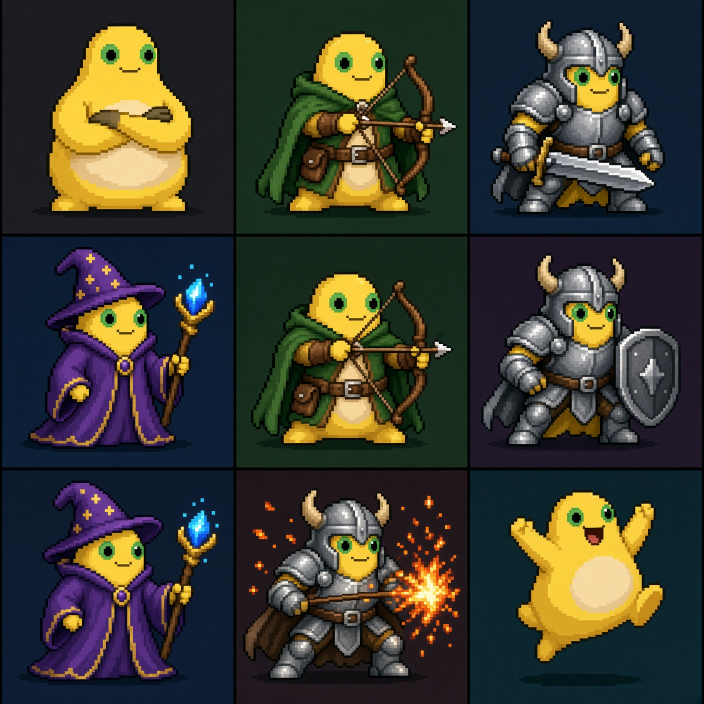
#> input picture tools/hero-reference.jpg, 1408 x 1408 px (shown at 1/2 size); its folder holds only this picture in this run
$ python -i render.py   (imports and definitions only)
#> lines starting #> are read from the running program, lines starting #| are printed output that depends on the picture
#!/usr/bin/env python3
"""
把 capture.ts 导出的帧数据（JSON：精灵 / 文本列表）渲染成 PNG。

用法：
    python3 render.py <帧目录> <输出目录> [--scale 1.5]
帧目录中需要有 atlas.raw / rects.json（由 capture.ts 一并导出）。
"""
import json
import math
import os
import sys
from multiprocessing import Pool
from PIL import Image, ImageDraw, ImageFont

FONT = '/usr/share/fonts/opentype/noto/NotoSansCJK-Bold.ttc'
if not os.path.exists(FONT):
    FONT = '/usr/share/fonts/truetype/wqy/wqy-zenhei.ttc'

_atlas = None
_rects = None
_fonts = {}
_cache = {}


# [51 lines left out: functions load_atlas, font, sprite_img, tint, not called in this run]


def render(frame, scale=1.0):
    W, H = 720, frame['vh']
    img = Image.new('RGBA', (int(W * scale), int(H * scale)), (18, 22, 18, 255))
    dr = ImageDraw.Draw(img)
    S = scale
    for it in frame['items']:
        if it['t'] == 's':
            if not it.get('f') or it['f'] not in _rects:
                continue
            src = sprite_img(it['f'], it['w'], it['h'], it.get('tiled'), it['sx'] * S, it['sy'] * S)
            if src is None:
                continue
            src = tint(src, it['c'])
            tw, th = src.size
            ang = it.get('ang', 0)
            if ang:
                axp, ayp = tw * it['ax'], th * (1 - it['ay'])
                R = int(max(axp, tw - axp, ayp, th - ayp) * 1.5) + 2
                pad = Image.new('RGBA', (2 * R, 2 * R))
                pad.paste(src, (int(R - axp), int(R - ayp)))
                pad = pad.rotate(ang, resample=Image.NEAREST)
                cx, cy = (it['x'] + W / 2) * S, (H / 2 - it['y']) * S
                img.alpha_composite(pad, (int(cx - R), int(cy - R)))
            else:
                x0 = (it['x'] + W / 2) * S - tw * it['ax']
                y0 = (H / 2 - it['y']) * S - th * (1 - it['ay'])
                img.alpha_composite(src, (int(round(x0)), int(round(y0))))
        else:
            if not it['s']:
                continue
            f = font(it['size'] * S)
            lines = it['s'].split('\n')
            lh = (it['size'] + 6) * S
            tot = lh * len(lines)
            c = tuple(it['c'])
            if c[3] < 10:
                continue
            for i, ln in enumerate(lines):
                bw = dr.textlength(ln, font=f)
                x = (it['x'] + W / 2) * S - bw * it['ax']
                y = (H / 2 - it['y']) * S - tot / 2 + i * lh - it['size'] * S * 0.08
                dr.text((x, y), ln, font=f, fill=c, stroke_width=int(round(it['o'] * S)), stroke_fill=(16, 10, 24, 255))
    return img.convert('RGB')


# [18 lines left out: functions _job, main, not called in this run]


# [2 lines not run here, left out]

>>> import cv2
>>> picture = cv2.imread('../hero-reference.jpg', cv2.IMREAD_GRAYSCALE)
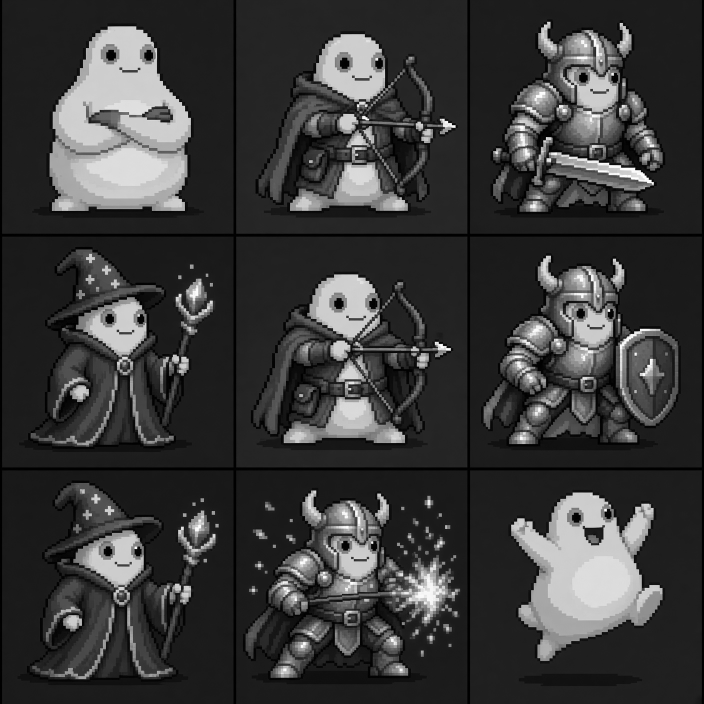
#> picture: shape (1408, 1408) (shown at 1/2 size); min 0, max 255, mean 58
>>> result = render(picture)
#> (the run stopped early here; a loop or call above may not have finished)
